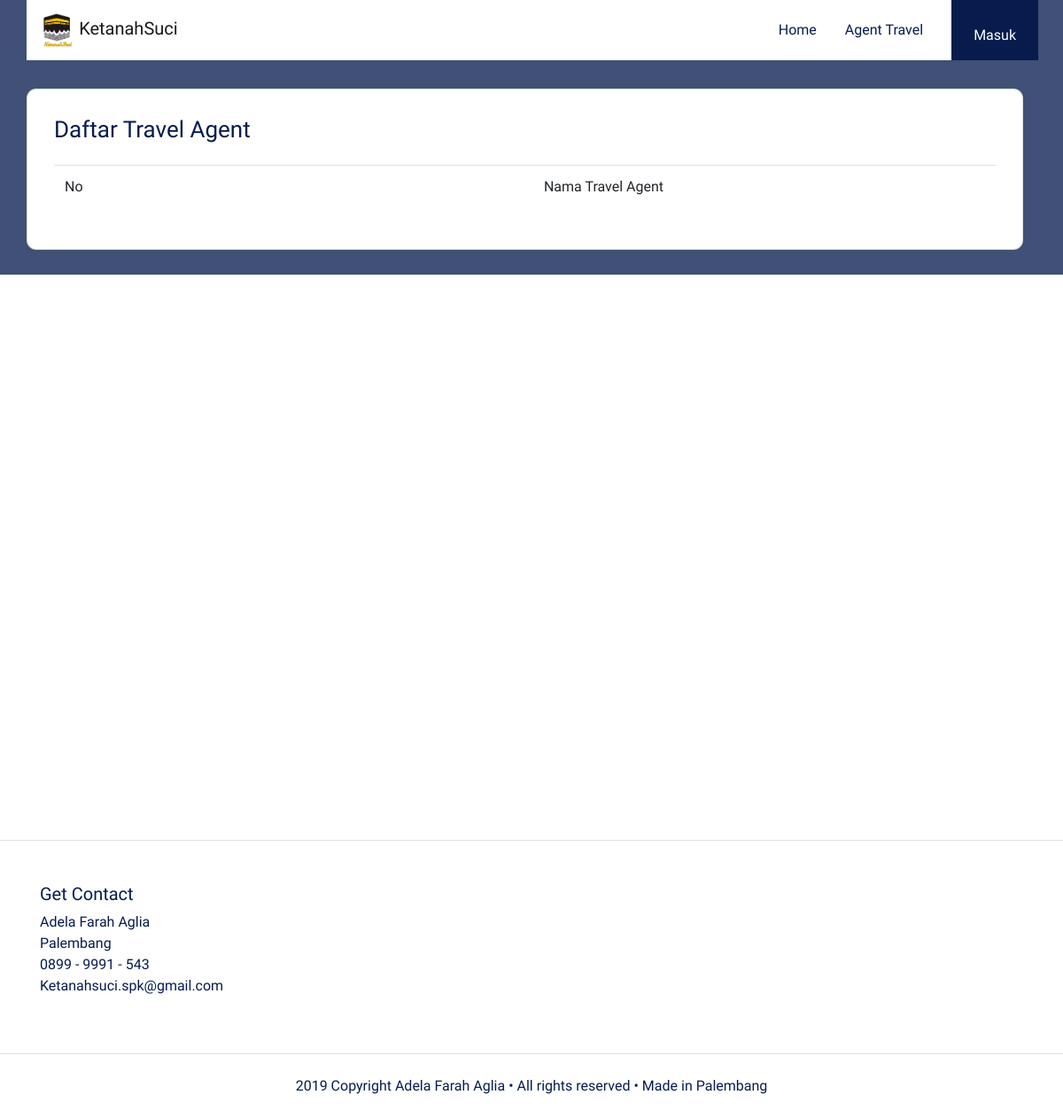
Before: /index.php?url=Halaman_agent_travel with the older database file.
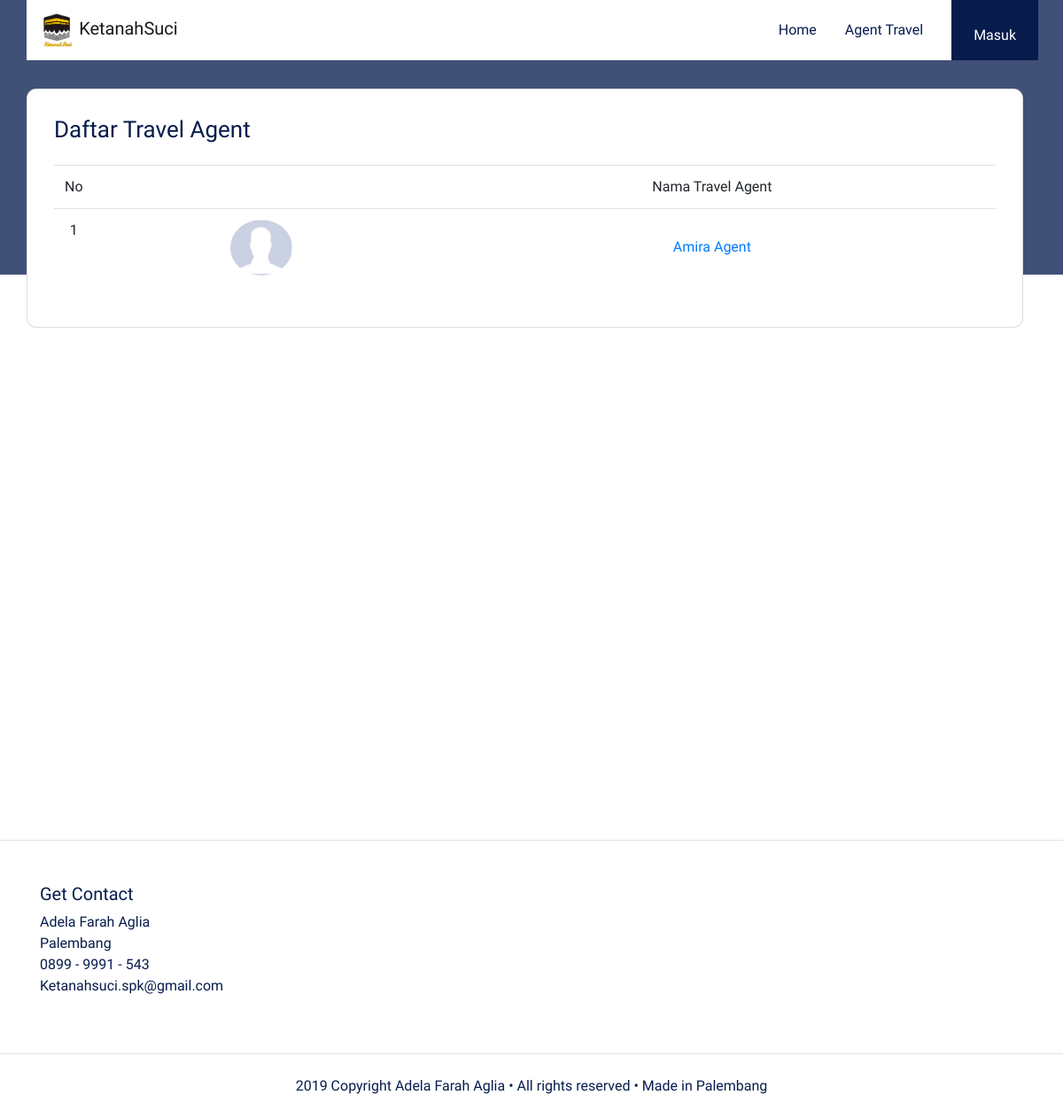
After: the same page with the newer database file.
### tables this page shows
CREATE TABLE `tbl_agent_travel` (
  `id` int(11) NOT NULL,
  `travel_id` varchar(50) NOT NULL,
  `nama` varchar(50) NOT NULL,
  `alamat` varchar(300) NOT NULL,
  `thn_berdiri` year(4) NOT NULL,
  `thn_izin` year(4) NOT NULL,
  `thn_habis` year(4) NOT NULL,
  `nomor_izin` varchar(50) NOT NULL,
  `punya_izin` enum('IYA','TIDAK') NOT NULL,
  `lokasi` varchar(300) NOT NULL,
  `No_HP` varchar(50) NOT NULL,
  `deskripsi` text NOT NULL,
  `status` varchar(50) NOT NULL
);

### config/routes.php (called while the page is built, shortened)
<?php
$req = [];
$include = [];
if(isset($_GET['url'])){
	switch ($_GET['url']) {
		case 'Halaman_agent_travel':
			$include[]='halaman/member/agent_travel.php';
		break;
	}
}else{
	$req[]='config/koneksi.php';
	$req[]='config/pengguna/load_data.php';
	$include[] ='pengguna_dashboard.php';
}
?>

### config/member/load_data_agent.php (called while the page is built, shortened)
<?php
include 'config/koneksi.php';
$hasil = mysqli_query($koneksi, "SELECT* FROM tbl_agent_travel where `status`='Aktif'");
while($data= mysqli_fetch_assoc($hasil)){
    $datas[] = $data;
}
?>

### halaman/member/agent_travel.php (the view, shortened to what this page needs)
<main>
      <section class="section-details-content">
        <div class="container">
          <div class="row">
              <div class="col-lg-12 pl-lg-0">
                <div class="card card-details mb-3">
                  <h1>Daftar Travel Agent</h1>
                  <div class="attendee">
                  <div class="table-responsive">
                    <table class="table table-responsive-sm text-center" id="dataTable" cellspacing="0">
                      <thead>
                        <tr>
                          <td scope="col" width="10">No</td>
                          <td scope="col"></td>
                          <td scope="col">Nama Travel Agent</td>
                        </tr>
                      </thead>
                      <tbody>
                        <?php
                        $i=1;
                        if(!isset($data)):
                          foreach($datas as $data):
                        ?>
                        <tr>
                          <td><?php echo $i++;?>
                          </td>
                          <?php
                          if(empty($data['foto']))
                            {?>
                             <td class="align-middle"><img src="img/no_images.png" width="70" hight="40" class="img-profile rounded-circle text-center mx-auto" alt="Foto"></td>
                            <?php
                            }else{
                            ?>
                            <td class="align-middle"><img src=<?php echo "config/agent/".$data['foto']; ?>  width="150" hight="50"class="img-profile rounded-circle text-center mx-auto" alt="Foto"></td>
                           </td><?php
                            }
                          ?>
                          <td class="align-middle"><a href="index.php?url=Agent_detail&id=<?php echo $data['travel_id'];?>"><?php echo $data['nama']?></a></td>
                        </tr>
                        <?php
                    endforeach;
                endif;
                  ?>
                      </tbody>
                    </table>
                  </div>
                  </div>
                </div>
              </div>
        </div>
      </section>
    </main>

### index.php (shortened to what this page needs)
<?php
include 'config/routes.php';
if($_SESSION['level'] == 'admin'){
	   include 'halaman/admin_header.php';
	   } else if ($_SESSION['level'] == 'agent'){
	  include 'halaman/agent_travel_header.php';
	   }
	   else if($_SESSION['level'] == 'pengguna'){
		include 'halaman/pengguna_header.php';
	   }else if($_SESSION['level'] == 'member'){
		include 'halaman/member_header.php';
	   }
	   else{
		include 'halaman/pengguna_header.php';
	   }
foreach ($req as $key => $value) {
	require_once $value;
}
foreach ($include as $key => $value) {
	require_once $value;
}
if($_SESSION['level'] == 'pengguna'){
	include 'halaman/footer_pengguna.php';
}else if($_SESSION['level'] == 'member'){
	include 'halaman/footer_pengguna.php';
}
else{
	include 'halaman/footer.php';
}
?>

Changed rows visible on the page:
now on this page (row edited): tbl_agent_travel: nama "Amira Agent"
